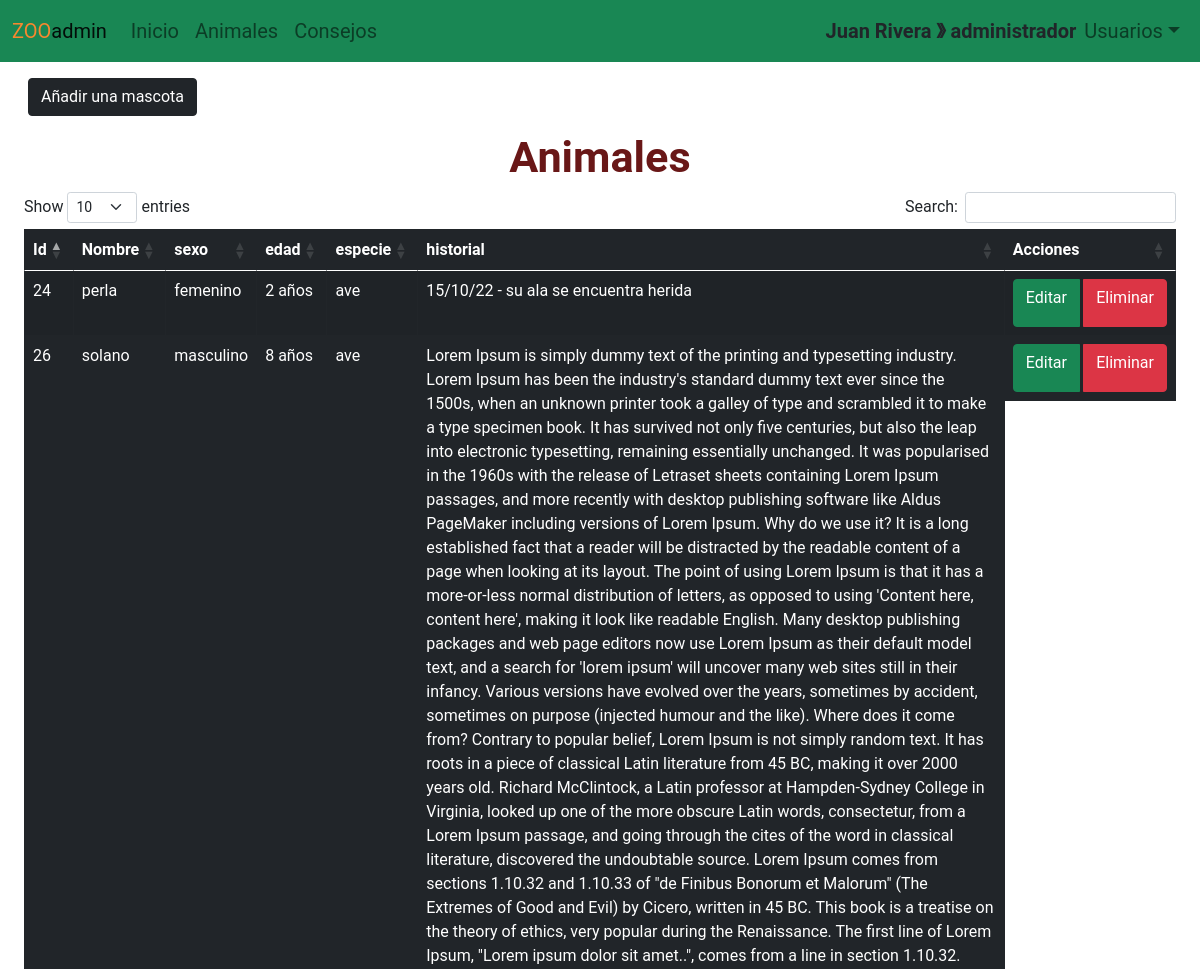
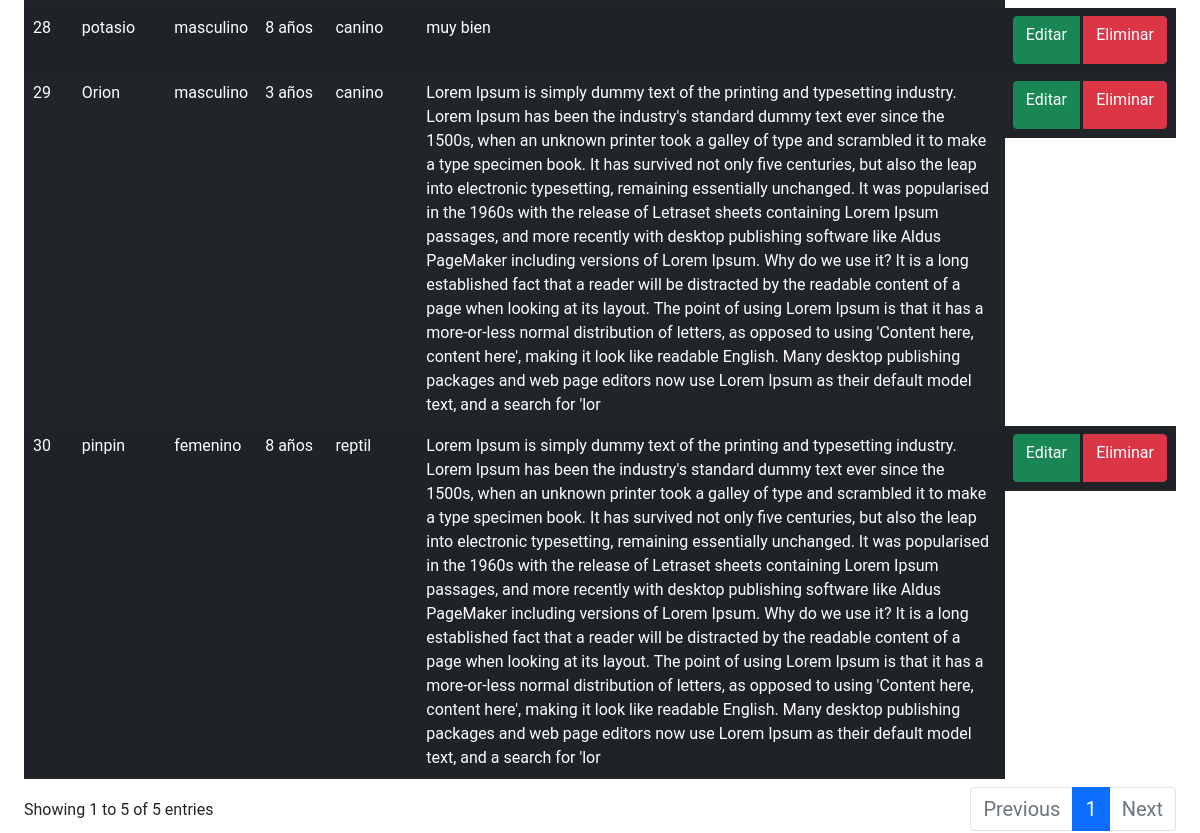
Page /index.php?controlador=animales&accion=mostrar (signed in) on the earlier database version (2 pictures, top to bottom).
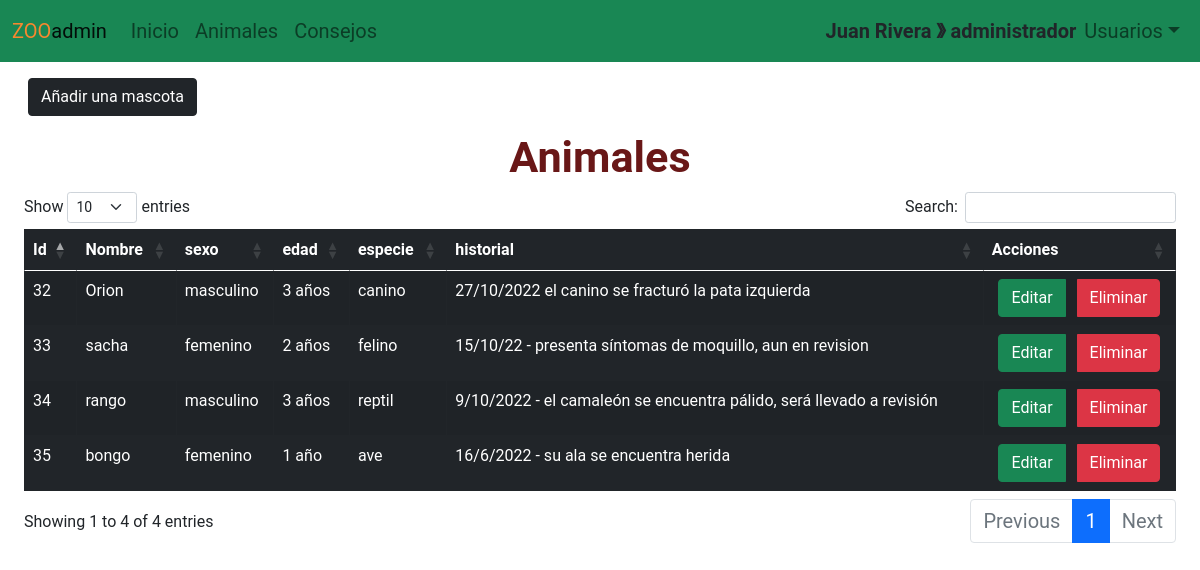
Same page on the later database version.
### tables this page shows
CREATE TABLE `animales` (
  `id_animal` int(11) NOT NULL,
  `nombre` varchar(50) NOT NULL,
  `sexo` varchar(50) NOT NULL,
  `edad` varchar(50) NOT NULL,
  `especie` varchar(20) NOT NULL,
  `historial_med` longtext NOT NULL,
  `id_usuario` int(20) NOT NULL
);

### index.php (called while the page is built, shortened)
<?php
    include_once ("vistas/plantilla.php");
?>

### controladores/controlador_animales.php (called while the page is built, shortened)
<?php
    include_once("modelos/animal.php");
    class Controladoranimales {
        public function mostrar(){
            if ($_SESSION["usuario"]['perfil'] == "administrador"){
            $datosanimales=animal::consultaranimales();
        }
        else{
            $id = $_SESSION["usuario"]['id'];
             $datosanimales=animal::consultaranimalesusuario($id); }
            include_once "vistas/animales/mostrar.php";
        }
    }
?>

### ruteador.php (called while the page is built, shortened)
<?php
    $objcontrolador = new $controlador();
    $objcontrolador -> $getaccion();
?>

### modelos/animal.php (called while the page is built, shortened)
<?php
    class animal{
    public function __construct ($idA,$nombreA,$sexoA,$edadA,$especieA,$historialM){
        $this->idanimal=$idA;
        $this->nombreanimal=$nombreA;
        $this->sexoanimal=$sexoA;
        $this->edadanimal=$edadA;
        $this->especieanimal=$especieA;
        $this->historialmedico=$historialM;
    }
    public static function consultaranimales(){
        $listaanimales=[];
        $dbConexion=baseDatos::crearInstancia();
        $sql=$dbConexion->query ("SELECT * FROM animales");
        foreach($sql->fetchall() as $animal){
            $listaanimales []=new animal ($animal['id_animal'],$animal['nombre'],$animal['sexo'],$animal['edad'],$animal['especie'],$animal['historial_med']);
        }
        return $listaanimales;
    }
    }
?>

### vistas/animales/mostrar.php (the view, shortened to what this page needs)
 <!DOCTYPE html>
 <html lang="en">
 <head>
    <link rel="stylesheet" href="vistas\recursos\css\bgmostrar.css">
 </head>
 </html>
<div class="container">
    <div class="btn-group p-3" role="group" aria-label="">
        <a href="index.php?controlador=animales&accion=crear" class= "btn btn-dark">Añadir una mascota</a>
    </div>
    <h2 class="text-center">Animales</h2>
    <div class="container">
        <table id="productos" class="table table-dark table-bordered border-dark table-striped table-hover">
            <thead>
                <tr>
                    <th>Id</th>
                    <th>Nombre</th>
                    <th>sexo</th>
                    <th>edad</th>
                    <th>especie</th>
                    <th>historial</th>
                    <th>Acciones</th>
                </tr>
            </thead>
            <tbody>
                <?php foreach($datosanimales as $p) { ?>
                <tr>
                    <td>   <?php echo $p->idanimal  ?>   </td>
                    <td>   <?php echo $p->nombreanimal  ?>   </td>
                    <td>   <?php echo $p->sexoanimal  ?>   </td>
                    <td>   <?php echo $p->edadanimal  ?>   </td>
                    <td>   <?php echo $p->especieanimal  ?>   </td>
                    <td>   <?php echo $p->historialmedico  ?>   </td>
                    <td class="d-flex flex-row justify-content-center">
                        <div class="btn-group" role="group">
                            <a href="index.php?controlador=animales&accion=actualizarRegistro&id_animal=<?php echo $p->idanimal  ?>" class="btn btn-success">Editar</a>&nbsp &nbsp
                            <a href="index.php?controlador=animales&accion=borrarRegistro&id_animal=<?php echo $p->idanimal  ?>" class="btn btn-danger" onclick="return confirmar(<?php echo $p->idanimal ?>)">Eliminar</a>
                        </div>
                    </td>
                </tr>
                <?php } ?>
            </tbody>
        </table>
    </div>
</div>

### vistas/plantilla.php (shortened to what this page needs)
<!DOCTYPE html>
<html lang="es">
<head>
    <link href="https://cdn.jsdelivr.net/npm/bootstrap@5.0.2/dist/css/bootstrap.min.css" rel="stylesheet">
    <link rel="stylesheet" href="https://cdnjs.cloudflare.com/ajax/libs/twitter-bootstrap/5.1.3/css/bootstrap.min.css">
    <link rel="stylesheet" href="https://cdn.datatables.net/1.12.1/css/dataTables.bootstrap5.min.css">
    <link rel="stylesheet" href="./vistas/recursos/css/styles.css">
</head>
<body>
    <div class="">
        <?php
            include_once ("modulos/navbar.php");
            include_once ("./ruteador.php");
        ?>
    </div>
</body>
</html>

### vistas/modulos/navbar.php (shortened to what this page needs)
<?php
    if(isset($_SESSION["usuario"])){
        $tipoUsuario = $_SESSION["usuario"]['perfil'];
    }else{
        $tipoUsuario = "";
    }
?>
<?php
if ($tipoUsuario == "administrador"){
?>
    <nav class="navbar navbar-expand-sm navbar-light bg-success">
      <div class="container">
        <a class="navbar-brand" href="#"><span class="color-acento">ZOO</span>admin</a>
        <div class="collapse navbar-collapse" id="collapsibleNavId">
            <ul class="navbar-nav me-auto mt-2 mt-lg-0">
                <li class="nav-item active">
                    <a class="nav-link" href="index.php?controlador=paginas&accion=inicio">Inicio <span class="visually-hidden">(current)</span></a>
                </li>
                <li class="nav-item ">
                    <a class="nav-link" href="index.php?controlador=animales&accion=mostrar" >Animales</a>
                </li>
                <li class="nav-item">
                    <a class="nav-link" href="index.php?controlador=paginas&accion=consejos">Consejos</a>
                </li>
            </ul>
            <ul  class = "nav navbar-nav navbar-right ">
                <li class = "d-flex my-auto">
                    <?php
                        if (isset($_SESSION["usuario"])){
                            echo '<strong>';
                            echo "".$_SESSION["usuario"]['nombre']." 》 ".$_SESSION["usuario"]['perfil'];
                            echo '</strong>';
                        }
                    ?>
                </li>
                <li class="nav-item dropdown">
                    <a class="nav-link dropdown-toggle" href="#" id="dropdownId" data-bs-toggle="dropdown" aria-haspopup="true" aria-expanded="false">Usuarios</a>
                </li>
            </ul>
        </div>
      </div>
    </nav>
<?php
}
?>

### vistas/recursos/css/styles.css (style rules this page uses)
* { box-sizing: border-box; }
html { scroll-behavior: smooth; }
body { font-family: 'Roboto', sans-serif; margin: 0; }
h2 { font-size: 2.7em; }
ul { list-style: none; }
li { font-size: 1.25em; }
.container { max-width: 1400px; margin: auto; }
.color-acento { color:#f7882f }

### vistas/recursos/css/bgmostrar.css (style rules this page uses)
body { background-image: url(https://nintendosoup.com/wp-content/uploads/2020/02/animal-crossing-new-horizons-walmart-wallpaper-feb192020-3.jpeg); background-size: cover; background-repeat: no-repeat; background-position: center; }
h2 { color:rgb(105, 23, 23) ; font-weight: bold; }

Differences in the rows shown:
removed animales: id_animal "24", nombre "perla", sexo "femenino", edad "2 años", especie "ave", historial_med "15/10/22 - su ala se encuentra herida"
removed animales: id_animal "26", nombre "solano", sexo "masculino", edad "8 años", especie "ave", historial_med "Lorem Ipsum is simply dummy text of the printing and typesetting industry. Lorem Ipsum has been the industry's standard dummy text ever since the 1500s, when an unknown printer took a galley of type and scrambled it to make a type specimen book. It has survived not only five centuries, but also the leap into electronic typesetting, remaining essentially unchanged. It was popularised in the 1960s with the release of Letraset sheets containing Lorem Ipsum passages, and more recently with desktop publishing software like Aldus PageMaker including versions of Lorem Ipsum. Why do we use it? It is a long established fact that a reader will be distracted by the readable content of a page when…"
removed animales: id_animal "28", nombre "potasio", sexo "masculino", edad "8 años", especie "canino", historial_med "muy bien"
removed animales: id_animal "29", nombre "Orion", sexo "masculino", edad "3 años", especie "canino", historial_med "Lorem Ipsum is simply dummy text of the printing and typesetting industry. Lorem Ipsum has been the industry's standard dummy text ever since the 1500s, when an unknown printer took a galley of type and scrambled it to make a type specimen book. It has survived not only five centuries, but also the leap into electronic typesetting, remaining essentially unchanged. It was popularised in the 1960s with the release of Letraset sheets containing Lorem Ipsum passages, and more recently with desktop publishing software like Aldus PageMaker including versions of Lorem Ipsum. Why do we use it? It is a long established fact that a reader will be distracted by the readable content of a page when…"
removed animales: id_animal "30", nombre "pinpin", sexo "femenino", edad "8 años", especie "reptil", historial_med "Lorem Ipsum is simply dummy text of the printing and typesetting industry. Lorem Ipsum has been the industry's standard dummy text ever since the 1500s, when an unknown printer took a galley of type and scrambled it to make a type specimen book. It has survived not only five centuries, but also the leap into electronic typesetting, remaining essentially unchanged. It was popularised in the 1960s with the release of Letraset sheets containing Lorem Ipsum passages, and more recently with desktop publishing software like Aldus PageMaker including versions of Lorem Ipsum. Why do we use it? It is a long established fact that a reader will be distracted by the readable content of a page when…"
added animales: id_animal "32", nombre "Orion", sexo "masculino", edad "3 años", especie "canino", historial_med "27/10/2022 el canino se fracturó la pata izquierda"
added animales: id_animal "33", nombre "sacha", sexo "femenino", edad "2 años", especie "felino", historial_med "15/10/22 - presenta síntomas de moquillo, aun en revision"
added animales: id_animal "34", nombre "rango", sexo "masculino", edad "3 años", especie "reptil", historial_med "9/10/2022 - el camaleón se encuentra pálido, será llevado a revisión"
added animales: id_animal "35", nombre "bongo", sexo "femenino", edad "1 año", especie "ave", historial_med "16/6/2022 - su ala se encuentra herida"
Other differences:
text written by a page script: "Show entries Search: Showing 1 to 5 of 5 entries Previous 1 Next" → "Show entries Search: Showing 1 to 4 of 4 entries Previous 1 Next"
